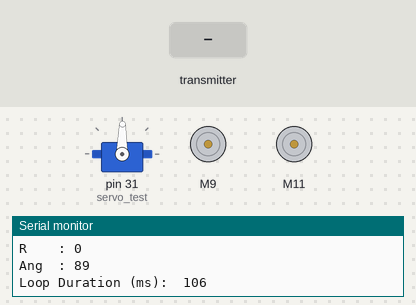
A sketch run on a simulated Arduino Mega 2560, built with avr-gcc and run on an emulated ATmega2560. On the bench: servo, 2 × DC motor (green arrow = forward, orange = backward, longer = faster), the last lines printed to the serial monitor. Inputs (shaded band) come from the test bench.

Above: at 1.2 s.
1.3 s: the transmitter starts sending readChannel.0 = 1000
At 1.8 s:
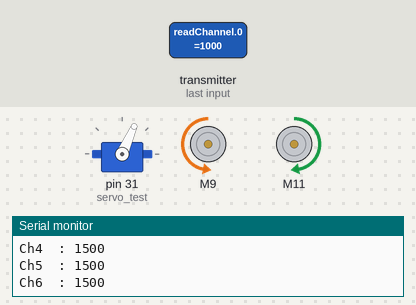
2.9 s: the transmitter starts sending readChannel.1 = 1000
At 4.2 s:
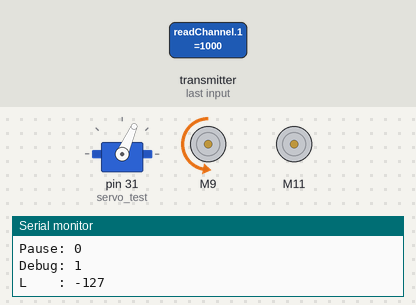
4.5 s: the transmitter starts sending readChannel.0 = 1250
At 4.9 s:
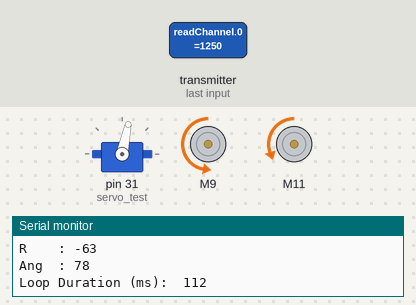
6.1 s: the transmitter starts sending readChannel.1 = 1250
At 6.8 s:
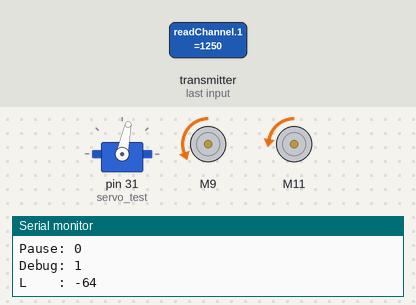
7.7 s: the transmitter starts sending readChannel.0 = 1500
At 8.7 s:
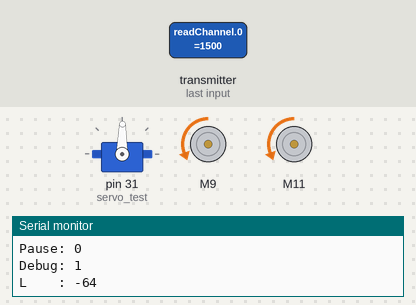
9.4 s: the transmitter starts sending readChannel.0 = 2000
At 10.1 s:
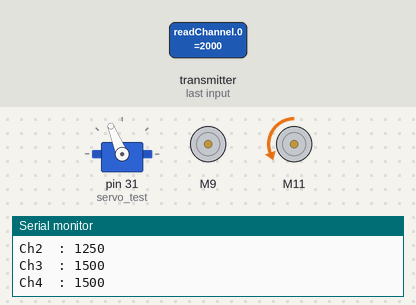
Timing chart, 0 to 12.0 s (numbered marks = the images above; inputs shaded):
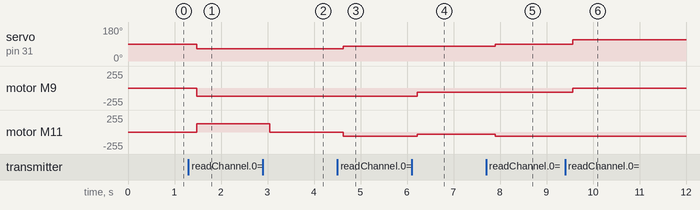

The sketch:

RC_ARDUINO.ino
```cpp
#include <IBusBM.h>
#include <Servo.h>     //Servo library
#include "CytronMotorDriver.h" //Motor Shield Library

/*
RC Arduino Robot FR Sky interface

--------------
|Description:|
--------------
This code connects an FRSKY Reciever to 2 DC Motors for controlling a robot.


--------------
|CONNECTIONS:|
--------------

Motor Shield: Cytron SHIELD-MDD10
---------------------------------------
Arduino D3  - Motor Driver PWM 1 Input
Arduino D4  - Motor Driver DIR 1 Input
Arduino D9 - Motor Driver PWM 2 Input
Arduino D10 - Motor Driver DIR 2 Input

RC Interface: FR Sky FS-iA6B
---------------------------------------
Arduino D5  - Steering
Arduino D6  - Throttle
Arduino D7  - Elevator (Unused)


AUTHOR: Ryan McGuire
DATE: 6/4/2020

 */


//Input Variables
//---------------
int ch1; // Steering
int steer;

int ch2; // Throttle
int throt;

int ch3; // unused

int ch4; // unused

int ch5; // KillSwitch
int kill;

int ch6; // Debug
int dbg;

int ch7; // Debug speed
int pause;


//Output Variables
//----------------
int LMot;
int RMot;
CytronMD motor1(PWM_DIR, 9, 8);   // PWM1 = Pin 9 , DIR1 = Pin 8.
CytronMD motor2(PWM_DIR, 11, 13); // PWM2 = Pin 11, DIR2 = Pin 13.


//Constants
//----------------
int deadband=50;

IBusBM IBus;    // IBus object

//Servp Variables TEMPORARY
Servo servo_test;      //initialize a servo object for the connected servo
int angle = 0;
unsigned long starttime=0;


void setup() {


  pinMode(22, INPUT); // Set our input pins as such
  pinMode(23, INPUT);
  pinMode(41, INPUT); // Set our input pins as such
  pinMode(24, INPUT);


  servo_test.attach(31);

  Serial.begin(19200); // Pour a bowl of Serial
  IBus.begin(Serial1);    // iBUS object connected to serial0 RX pin
  dbg=1;


}

void loop() {
  starttime =millis();
  //Read all channels
  ch1=IBus.readChannel(0); // get latest value for servo channel 1
  ch2=IBus.readChannel(1); // get latest value for servo channel 2
  ch3=IBus.readChannel(2); // get latest value for servo channel 2
  ch4=IBus.readChannel(3); // get latest value for servo channel 2
  ch5=IBus.readChannel(4); // get latest value for servo channel 5
  ch6=IBus.readChannel(5); // get latest value for servo channel 6
  ch7=IBus.readChannel(6); // get latest value for servo channel 7

  if(dbg){
    Serial.println("CHANNEL VALUES:");
    Serial.print("Ch1  : ");
    Serial.println(ch1);
    Serial.print("Ch2  : ");
    Serial.println(ch2);
    Serial.print("Ch3  : ");
    Serial.println(ch3);
    Serial.print("Ch4  : ");
    Serial.println(ch4);
    Serial.print("Ch5  : ");
    Serial.println(ch5);
    Serial.print("Ch6  : ");
    Serial.println(ch6);
    Serial.print("Ch7  : ");
    Serial.println(ch7);
    Serial.println(" ");}

  //Delay Knob
  if(ch7<1000)
    {ch7=1000;}
  pause=map(ch7, 1000,2200,0,5000);

  //Debug Switch
  if(ch6>1800)
  {dbg=0;
  }else{dbg=1;}

  //Read KillSwitch

  if (ch5>1800 || ch5<0) //Check for killswitch and failsafe.
    { Serial.println("Failsafe");
    }else{

      //Add  Deadbands
      if (ch1>1500-deadband && ch1<1500+deadband)
        {ch1=1500;}  \
      steer=map(ch1, 1000,2000,-127,127);

      if (ch2>1500-deadband && ch2<1500+deadband)
        {ch2=1500;}
      throt=map(ch2, 1000,2000,-127,127);


      if(dbg){
        Serial.print("Steer: ");
        Serial.println(steer);

        Serial.print("Throt: ");
        Serial.println(throt);

        Serial.print("Pause: ");
        Serial.println(pause);

        Serial.print("Debug: ");
        Serial.println(dbg);
        }


      mixing(steer,throt,LMot,RMot);

      if(dbg){
        Serial.print("L    : ");
        Serial.println(LMot);
        Serial.print("R    : ");
        Serial.println(RMot);}


      //Throttle Control
      motor1.setSpeed(LMot);
      motor2.setSpeed(RMot);

      angle = map(steer, -500, 500, 0, 179);     // scaling the potentiometer value to angle value for servo between 0 and 180)
      servo_test.write(angle);                   //command to rotate the servo to the specified angle

      if(dbg){
        Serial.print("Ang  : ");
        Serial.println(angle);}
  }


  delay(pause); // I put this here just to make the terminal
  Serial.print("Loop Duration (ms):  ");
  Serial.println(millis()-starttime);
}

void mixing(int nJoyX,int nJoyY, int& leftM, int& rightM) {
  /*
   * Mixes the throttle and steering for differential steering.
   * Inputs:
   * Throttle - to 127
   * Steering -127 to 127
   * Outputs:
   *Left Motor -127 to 127
   *Right Motor -127 to 127
   */

  // CONFIG
  // - fPivYLimt  : The threshold at which the pivot action starts
  //                This threshold is measured in units on the Y-axis
  //                away from the X-axis (Y=0). A greater value will assign
  //                more of the joystick's range to pivot actions.
  //                Allowable range: (0..+127)
  float fPivYLimit = 32.0;

  // OUTPUTS
  int     nMotMixL;           // Motor (left)  mixed output           (-127..+127)
  int     nMotMixR;           // Motor (right) mixed output           (-127..+127)

  // TEMP VARIABLES
  float   nMotPremixL;    // Motor (left)  premixed output        (-127..+127)
  float   nMotPremixR;    // Motor (right) premixed output        (-127..+127)
  int     nPivSpeed;      // Pivot Speed                          (-127..+127)
  float   fPivScale;      // Balance scale b/w drive and pivot    (   0..1   )


  // Calculate Drive Turn output due to Joystick X input
  if (nJoyY >= 0) {
    // Forward
    nMotPremixL = (nJoyX>=0)? 127.0 : (127.0 + nJoyX);
    nMotPremixR = (nJoyX>=0)? (127.0 - nJoyX) : 127.0;
  } else {
    // Reverse
    nMotPremixL = (nJoyX>=0)? (127.0 - nJoyX) : 127.0;
    nMotPremixR = (nJoyX>=0)? 127.0 : (127.0 + nJoyX);
  }


  // Scale Drive output due to Joystick Y input (throttle)
  nMotPremixL = nMotPremixL * nJoyY/127.0;
  nMotPremixR = nMotPremixR * nJoyY/127.0;

  // Now calculate pivot amount
  // - Strength of pivot (nPivSpeed) based on Joystick X input
  // - Blending of pivot vs drive (fPivScale) based on Joystick Y input
  nPivSpeed = nJoyX;
  fPivScale = (abs(nJoyY)>fPivYLimit)? 0.0 : (1.0 - abs(nJoyY)/fPivYLimit);

  // Calculate final mix of Drive and Pivot
  nMotMixL = (1.0-fPivScale)*nMotPremixL + fPivScale*( nPivSpeed);
  nMotMixR = (1.0-fPivScale)*nMotPremixR + fPivScale*(-nPivSpeed);
  leftM=nMotMixL;
  rightM=nMotMixR;

}
```

Measured:
- after the input at 1.3 s, servo on pin 31 (servo_test): 89° → 66° after 0.18 s; motor M9: stopped → backward 127/255 after 0.18 s; motor M11: stopped → forward 127/255 after 0.18 s
- after the input at 2.9 s, motor M11: forward 127/255 → stopped after 0.15 s
- after the input at 4.5 s, servo on pin 31 (servo_test): 66° → 78° after 0.13 s; motor M11: stopped → backward 63/255 after 0.13 s
- after the input at 6.1 s, motor M9: backward 127/255 → backward 64/255 after 0.12 s; motor M11: backward 63/255 → backward 31/255 after 0.12 s
- after the input at 7.7 s, servo on pin 31 (servo_test): 78° → 89° after 0.20 s; motor M11: backward 31/255 → backward 64/255 after 0.20 s
- after the input at 9.4 s, servo on pin 31 (servo_test): 89° → 112° after 0.17 s; motor M9: backward 64/255 → stopped after 0.17 s
